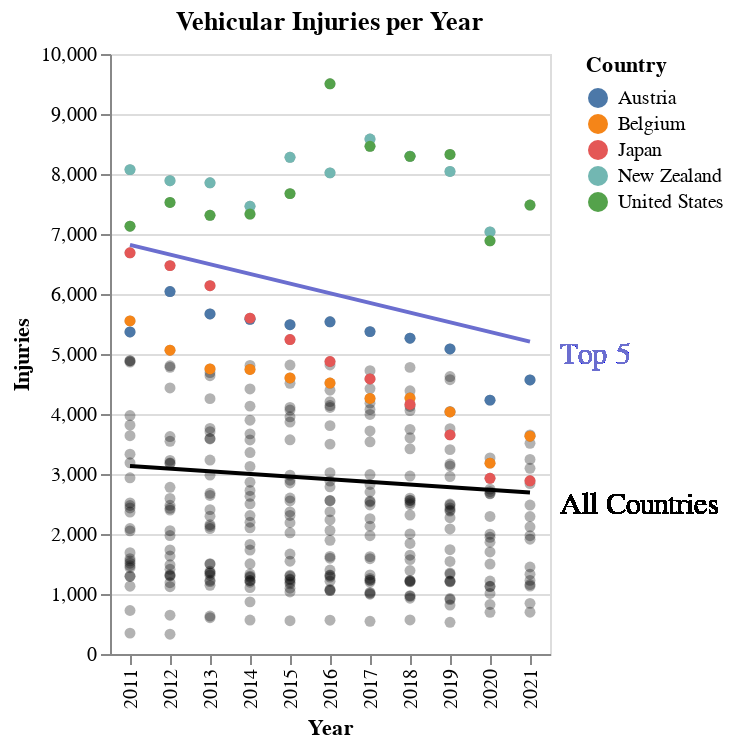

Notebook cell for this chart:
### Markdown cell above
The scatterplot below has the year on the x axis and the number of injuries on the y axis. I highlighted the countries with the highest number of injuries - Austria, Belgium, Japan, New Zealand, and the United States - using colored points; I also generated a separate regression line for them, which is labeled “Top 5”. You can compare that to the regression line for injuries by year in all countries, labeled “All Countries”. Although the general trend for both that the number of injuries decreases by year, you can see there is a much stronger trend among those top 5 countries than all the countries. I also noticed that those top 5 countries had significantly more accidents than all the rest of the countries. I wanted to examine the distribution further.

### Code cell
# Scatterplot - Injuries per Year
    # separated by Top 5 vs Total
    # incl regression lines

data_grouped1 = data.groupby(['Country','Year'], as_index=False).agg('sum')
data_grouped1.sort_values(by='Injuries')
data_grouped1 = data_grouped1[data_grouped1['Country'].isin(['United States','New Zealand','Belgium','Austria','Japan'])]

points1 = alt.Chart(data_grouped1, title = 'Vehicular Injuries per Year').mark_point(filled=True, opacity=1).encode(
    x = 'Year:O',
    y = 'Injuries:Q',
    color = alt.Color('Country:N'),
    tooltip = ['Country:N']
)

line1 = points1.transform_regression('Year','Injuries').mark_line(opacity=1, color='#6b6ecf').encode(color=alt.Color(legend=None))

points2 = alt.Chart(data, title = 'Vehicular Injuries per Year').mark_point(filled=True, opacity=0.3, color='black').encode(
    x = 'Year:O',
    y = 'Injuries:Q'
)

line2 = points2.transform_regression('Year','Injuries').mark_line(opacity=1, color='black').encode(color=alt.Color(legend=None)) 

annotation1 = alt.Chart(data).mark_text(
    align = 'left',
    fontSize = 15,
    color = '#6b6ecf'
).encode(
    x = alt.value(225),
    y = alt.value(150),
    text = alt.value(['Top 5'])
)

annotation2 = alt.Chart(data).mark_text(
    align = 'left',
    fontSize = 15,
    color = 'black'
).encode(
    x = alt.value(225),
    y = alt.value(225),
    text = alt.value(['All Countries'])
)    
points2 + points1 +  line1 + line2 + annotation1 + annotation2

### Figure 1 — Vega-Lite specification as saved in the notebook (floating-point values rounded to 4 significant figures; data arrays with more than 128 entries replaced by an {"elided": "..."} marker saying what was removed)
{"config": {"view": {"continuousWidth": 300, "continuousHeight": 300}}, "layer": [{"data": {"name": "data-744120aabaff26d2adfe2ba249cc6c76"}, "mark": {"type": "point", "color": "black", "filled": true, "opacity": 0.3}, "encoding": {"x": {"field": "Year", "type": "ordinal"}, "y": {"field": "Injuries", "type": "quantitative"}}, "title": "Vehicular Injuries per Year"}, {"data": {"name": "data-adb24fd2ee9efbaad1175913f4563622"}, "mark": {"type": "point", "filled": true, "opacity": 1}, "encoding": {"color": {"field": "Country", "type": "nominal"}, "tooltip": [{"field": "Country", "type": "nominal"}], "x": {"field": "Year", "type": "ordinal"}, "y": {"field": "Injuries", "type": "quantitative"}}, "title": "Vehicular Injuries per Year"}, {"data": {"name": "data-adb24fd2ee9efbaad1175913f4563622"}, "mark": {"type": "line", "color": "#6b6ecf", "opacity": 1}, "encoding": {"color": {"legend": null}, "tooltip": [{"field": "Country", "type": "nominal"}], "x": {"field": "Year", "type": "ordinal"}, "y": {"field": "Injuries", "type": "quantitative"}}, "title": "Vehicular Injuries per Year", "transform": [{"on": "Year", "regression": "Injuries"}]}, {"data": {"name": "data-744120aabaff26d2adfe2ba249cc6c76"}, "mark": {"type": "line", "color": "black", "opacity": 1}, "encoding": {"color": {"legend": null}, "x": {"field": "Year", "type": "ordinal"}, "y": {"field": "Injuries", "type": "quantitative"}}, "title": "Vehicular Injuries per Year", "transform": [{"on": "Year", "regression": "Injuries"}]}, {"data": {"name": "data-744120aabaff26d2adfe2ba249cc6c76"}, "mark": {"type": "text", "align": "left", "color": "#6b6ecf", "fontSize": 15}, "encoding": {"text": {"value": ["Top 5"]}, "x": {"value": 225}, "y": {"value": 150}}}, {"data": {"name": "data-744120aabaff26d2adfe2ba249cc6c76"}, "mark": {"type": "text", "align": "left", "color": "black", "fontSize": 15}, "encoding": {"text": {"value": ["All Countries"]}, "x": {"value": 225}, "y": {"value": 225}}}], "$schema": "https://vega.github.io/schema/vega-lite/v5.15.1.json", "datasets": {"data-744120aabaff26d2adfe2ba249cc6c76": {"elided": "328 records"}, "data-adb24fd2ee9efbaad1175913f4563622": [{"Country": "Austria", "Year": 2011, "Injuries": 5367.0, "GDP": 431700000000.0, "Vehicles": 1385.0, "Transformed_GDP": 657000.0}, {"Country": "Austria", "Year": 2012, "Injuries": 6040.0, "GDP": 409400000000.0, "Vehicles": 1307.0, "Transformed_GDP": 639800.0}, {"Country": "Austria", "Year": 2013, "Injuries": 5667.0, "GDP": 430200000000.0, "Vehicles": 1241.0, "Transformed_GDP": 655900.0}, {"Country": "Austria", "Year": 2014, "Injuries": 5579.0, "GDP": 442600000000.0, "Vehicles": 1180.0, "Transformed_GDP": 665300.0}, {"Country": "Austria", "Year": 2015, "Injuries": 5489.0, "GDP": 382000000000.0, "Vehicles": 1200.0, "Transformed_GDP": 618000.0}, {"Country": "Austria", "Year": 2016, "Injuries": 5537.0, "GDP": 395800000000.0, "Vehicles": 1282.0, "Transformed_GDP": 629200.0}, {"Country": "Austria", "Year": 2017, "Injuries": 5373.0, "GDP": 417300000000.0, "Vehicles": 1374.0, "Transformed_GDP": 646000.0}, {"Country": "Austria", "Year": 2018, "Injuries": 5264.0, "GDP": 455000000000.0, "Vehicles": 1326.0, "Transformed_GDP": 674500.0}, {"Country": "Austria", "Year": 2019, "Injuries": 5085.0, "GDP": 444600000000.0, "Vehicles": 1281.0, "Transformed_GDP": 666800.0}, {"Country": "Austria", "Year": 2020, "Injuries": 4231.0, "GDP": 435200000000.0, "Vehicles": 967.4, "Transformed_GDP": 659700.0}, {"Country": "Austria", "Year": 2021, "Injuries": 4568.0, "GDP": 480400000000.0, "Vehicles": 932.6, "Transformed_GDP": 693100.0}, {"Country": "Belgium", "Year": 2011, "Injuries": 5552.0, "GDP": 523300000000.0, "Vehicles": 1370.0, "Transformed_GDP": 723400.0}, {"Country": "Belgium", "Year": 2012, "Injuries": 5063.0, "GDP": 496200000000.0, "Vehicles": 1166.0, "Transformed_GDP": 704400.0}, {"Country": "Belgium", "Year": 2013, "Injuries": 4751.0, "GDP": 521800000000.0, "Vehicles": 1164.0, "Transformed_GDP": 722400.0}, {"Country": "Belgium", "Year": 2014, "Injuries": 4742.0, "GDP": 535400000000.0, "Vehicles": 1157.0, "Transformed_GDP": 731700.0}, {"Country": "Belgium", "Year": 2015, "Injuries": 4601.0, "GDP": 462300000000.0, "Vehicles": 1200.0, "Transformed_GDP": 680000.0}, {"Country": "Belgium", "Year": 2016, "Injuries": 4515.0, "GDP": 476100000000.0, "Vehicles": 1292.0, "Transformed_GDP": 690000.0}, {"Country": "Belgium", "Year": 2017, "Injuries": 4259.0, "GDP": 502800000000.0, "Vehicles": 1309.0, "Transformed_GDP": 709100.0}, {"Country": "Belgium", "Year": 2018, "Injuries": 4265.0, "GDP": 543300000000.0, "Vehicles": 1316.0, "Transformed_GDP": 737100.0}, {"Country": "Belgium", "Year": 2019, "Injuries": 4034.0, "GDP": 535900000000.0, "Vehicles": 1317.0, "Transformed_GDP": 732000.0}, {"Country": "Belgium", "Year": 2020, "Injuries": 3181.0, "GDP": 525200000000.0, "Vehicles": 1033.0, "Transformed_GDP": 724700.0}, {"Country": "Belgium", "Year": 2021, "Injuries": 3630.0, "GDP": 594400000000.0, "Vehicles": 917.5, "Transformed_GDP": 770900.0}, {"Country": "Japan", "Year": 2011, "Injuries": 6687.0, "GDP": 6233000000000.0, "Vehicles": 1059.0, "Transformed_GDP": 2497000.0}, {"Country": "Japan", "Year": 2012, "Injuries": 6473.0, "GDP": 6272000000000.0, "Vehicles": 1338.0, "Transformed_GDP": 2504000.0}, {"Country": "Japan", "Year": 2013, "Injuries": 6139.0, "GDP": 5212000000000.0, "Vehicles": 1274.0, "Transformed_GDP": 2283000.0}, {"Country": "Japan", "Year": 2014, "Injuries": 5598.0, "GDP": 4897000000000.0, "Vehicles": 1269.0, "Transformed_GDP": 2213000.0}, {"Country": "Japan", "Year": 2015, "Injuries": 5240.0, "GDP": 4445000000000.0, "Vehicles": 1200.0, "Transformed_GDP": 2108000.0}, {"Country": "Japan", "Year": 2016, "Injuries": 4875.0, "GDP": 5004000000000.0, "Vehicles": 1243.0, "Transformed_GDP": 2237000.0}, {"Country": "Japan", "Year": 2017, "Injuries": 4584.0, "GDP": 4931000000000.0, "Vehicles": 1306.0, "Transformed_GDP": 2221000.0}, {"Country": "Japan", "Year": 2018, "Injuries": 4159.0, "GDP": 5041000000000.0, "Vehicles": 1285.0, "Transformed_GDP": 2245000.0}, {"Country": "Japan", "Year": 2019, "Injuries": 3652.0, "GDP": 5118000000000.0, "Vehicles": 1252.0, "Transformed_GDP": 2262000.0}, {"Country": "Japan", "Year": 2020, "Injuries": 2929.0, "GDP": 5049000000000.0, "Vehicles": 1100.0, "Transformed_GDP": 2247000.0}, {"Country": "Japan", "Year": 2021, "Injuries": 2886.0, "GDP": 5006000000000.0, "Vehicles": 1065.0, "Transformed_GDP": 2237000.0}, {"Country": "New Zealand", "Year": 2011, "Injuries": 8073.0, "GDP": 168300000000.0, "Vehicles": 728.2, "Transformed_GDP": 410200.0}, {"Country": "New Zealand", "Year": 2012, "Injuries": 7889.0, "GDP": 176200000000.0, "Vehicles": 780.0, "Transformed_GDP": 419800.0}, {"Country": "New Zealand", "Year": 2013, "Injuries": 7854.0, "GDP": 190900000000.0, "Vehicles": 911.8, "Transformed_GDP": 436900.0}, {"Country": "New Zealand", "Year": 2014, "Injuries": 7462.0, "GDP": 201300000000.0, "Vehicles": 1109.0, "Transformed_GDP": 448700.0}, {"Country": "New Zealand", "Year": 2015, "Injuries": 8278.0, "GDP": 178100000000.0, "Vehicles": 1200.0, "Transformed_GDP": 422000.0}, {"Country": "New Zealand", "Year": 2016, "Injuries": 8019.0, "GDP": 188800000000.0, "Vehicles": 1268.0, "Transformed_GDP": 434600.0}, {"Country": "New Zealand", "Year": 2017, "Injuries": 8583.0, "GDP": 206600000000.0, "Vehicles": 1379.0, "Transformed_GDP": 454500.0}, {"Country": "New Zealand", "Year": 2018, "Injuries": 8298.0, "GDP": 211900000000.0, "Vehicles": 1286.0, "Transformed_GDP": 460300.0}, {"Country": "New Zealand", "Year": 2019, "Injuries": 8042.0, "GDP": 213100000000.0, "Vehicles": 1231.0, "Transformed_GDP": 461600.0}, {"Country": "New Zealand", "Year": 2020, "Injuries": 7035.0, "GDP": 212600000000.0, "Vehicles": 975.1, "Transformed_GDP": 461100.0}, {"Country": "United States", "Year": 2011, "Injuries": 7130.0, "GDP": 15600000000000.0, "Vehicles": 971.2, "Transformed_GDP": 3950000.0}, {"Country": "United States", "Year": 2012, "Injuries": 7526.0, "GDP": 16250000000000.0, "Vehicles": 1155.0, "Transformed_GDP": 4032000.0}, {"Country": "United States", "Year": 2013, "Injuries": 7312.0, "GDP": 16840000000000.0, "Vehicles": 1209.0, "Transformed_GDP": 4104000.0}, {"Country": "United States", "Year": 2014, "Injuries": 7333.0, "GDP": 17550000000000.0, "Vehicles": 1229.0, "Transformed_GDP": 4189000.0}, {"Country": "United States", "Year": 2015, "Injuries": 7673.0, "GDP": 18210000000000.0, "Vehicles": 1200.0, "Transformed_GDP": 4267000.0}, {"Country": "United States", "Year": 2016, "Injuries": 9504.0, "GDP": 18700000000000.0, "Vehicles": 1097.0, "Transformed_GDP": 4324000.0}, {"Country": "United States", "Year": 2017, "Injuries": 8461.0, "GDP": 19480000000000.0, "Vehicles": 970.6, "Transformed_GDP": 4413000.0}, {"Country": "United States", "Year": 2018, "Injuries": 8294.0, "GDP": 20530000000000.0, "Vehicles": 846.4, "Transformed_GDP": 4531000.0}, {"Country": "United States", "Year": 2019, "Injuries": 8326.0, "GDP": 21380000000000.0, "Vehicles": 752.3, "Transformed_GDP": 4624000.0}, {"Country": "United States", "Year": 2020, "Injuries": 6886.0, "GDP": 21060000000000.0, "Vehicles": 542.2, "Transformed_GDP": 4589000.0}, {"Country": "United States", "Year": 2021, "Injuries": 7483.0, "GDP": 23320000000000.0, "Vehicles": 534.0, "Transformed_GDP": 4829000.0}]}}
